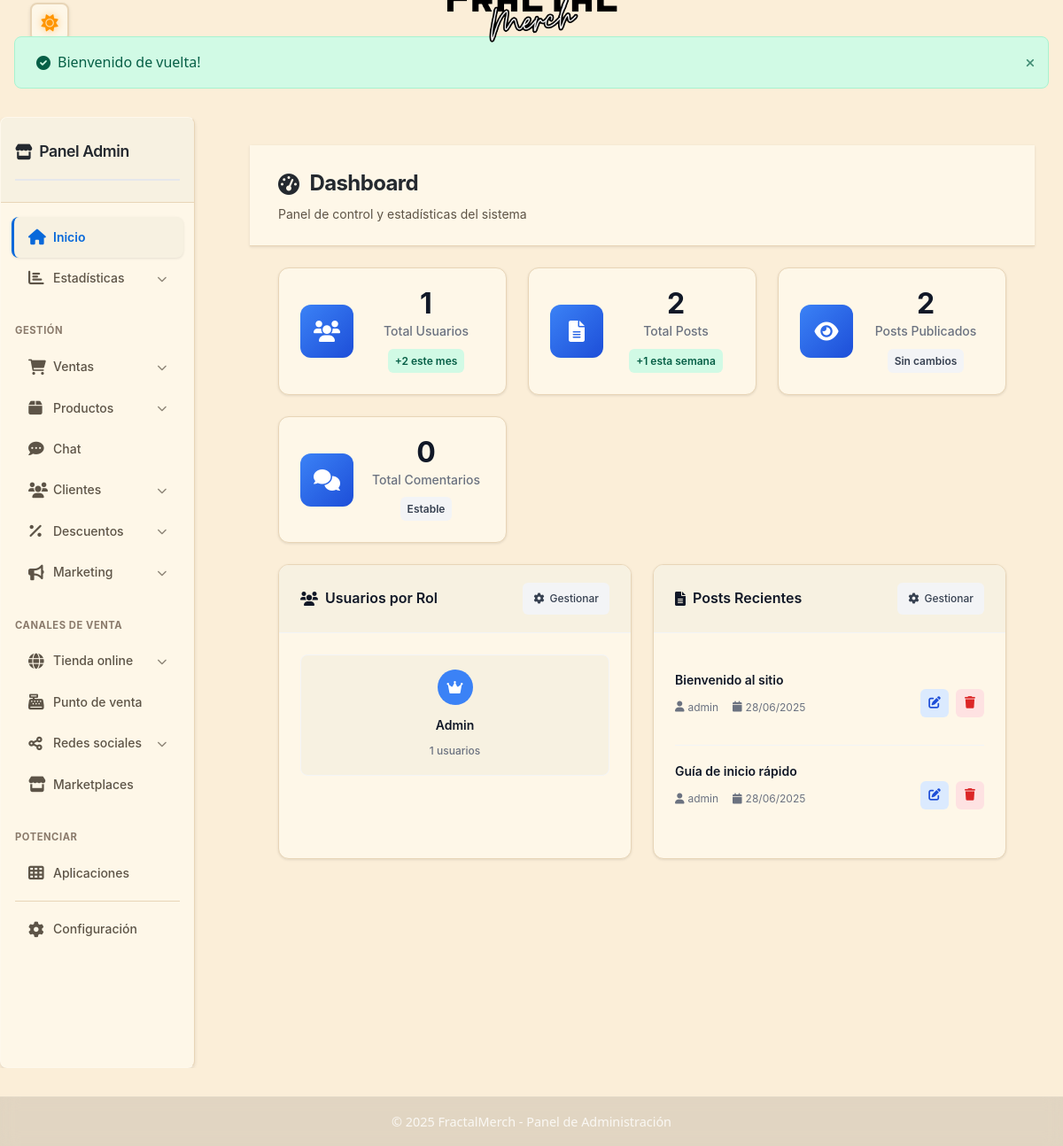
Page /admin/dashboard.php (signed in) on the committed database.
### tables this page shows
CREATE TABLE posts (
    id INT AUTO_INCREMENT PRIMARY KEY,
    title VARCHAR(200) NOT NULL,
    content TEXT NOT NULL,
    excerpt TEXT,
    user_id INT NOT NULL,
    category_id INT,
    status ENUM('draft', 'published', 'archived') DEFAULT 'draft',
    views INT DEFAULT 0,
    created_at TIMESTAMP DEFAULT CURRENT_TIMESTAMP,
    updated_at TIMESTAMP DEFAULT CURRENT_TIMESTAMP ON UPDATE CURRENT_TIMESTAMP,
    FOREIGN KEY (user_id) REFERENCES users(id) ON DELETE CASCADE,
    FOREIGN KEY (category_id) REFERENCES categories(id) ON DELETE SET NULL
);

CREATE TABLE users (
    id INT AUTO_INCREMENT PRIMARY KEY,
    username VARCHAR(50) UNIQUE NOT NULL,
    email VARCHAR(100) UNIQUE NOT NULL,
    password VARCHAR(255) NOT NULL,
    role ENUM('admin', 'moderator', 'user') DEFAULT 'user',
    avatar VARCHAR(255) DEFAULT NULL,
    bio TEXT DEFAULT NULL,
    created_at TIMESTAMP DEFAULT CURRENT_TIMESTAMP,
    updated_at TIMESTAMP DEFAULT CURRENT_TIMESTAMP ON UPDATE CURRENT_TIMESTAMP
);

### admin/dashboard.php (the view, shortened to what this page needs)
<?php
require_once '../includes/functions.php';
$stats = [];
$stmt = $pdo->query("SELECT COUNT(*) FROM users");
$stats['total_users'] = $stmt->fetchColumn();
$stmt = $pdo->query("SELECT COUNT(*) FROM posts");
$stats['total_posts'] = $stmt->fetchColumn();
$stmt = $pdo->query("SELECT COUNT(*) FROM posts WHERE status = 'published'");
$stats['published_posts'] = $stmt->fetchColumn();
$stmt = $pdo->query("SELECT COUNT(*) FROM comments");
$stats['total_comments'] = $stmt->fetchColumn();
$stmt = $pdo->query("SELECT COUNT(*) FROM comments WHERE status = 'pending'");
$stats['pending_comments'] = $stmt->fetchColumn();
$stmt = $pdo->query("SELECT role, COUNT(*) as count FROM users GROUP BY role");
$users_by_role = $stmt->fetchAll();
$stmt = $pdo->query("SELECT p.*, u.username FROM posts p JOIN users u ON p.user_id = u.id ORDER BY p.created_at DESC LIMIT 5");
$recent_posts = $stmt->fetchAll();
include 'admin-dashboard-header.php';
?>
<link rel="stylesheet" href="../assets/css/style.css?v=<?php echo time(); ?>">
<div class="modern-admin-container">
    <?php include 'includes/admin-sidebar.php'; ?>
    <div class="modern-admin-main">
        <div class="admin-header">
            <div class="header-title">
                <h1><i class="fas fa-tachometer-alt"></i> Dashboard</h1>
                <p>Panel de control y estadísticas del sistema</p>
            </div>
        </div>
        <div class="dashboard-stats">
            <div class="stat-card">
                <div class="stat-icon">
                    <i class="fas fa-users"></i>
                </div>
                <div class="stat-content">
                    <h3><?php echo $stats['total_users']; ?></h3>
                    <p>Total Usuarios</p>
                    <span class="stat-trend positive">+2 este mes</span>
                </div>
            </div>
            <div class="stat-card">
                <div class="stat-icon">
                    <i class="fas fa-file-alt"></i>
                </div>
                <div class="stat-content">
                    <h3><?php echo $stats['total_posts']; ?></h3>
                    <p>Total Posts</p>
                    <span class="stat-trend positive">+1 esta semana</span>
                </div>
            </div>
            <div class="stat-card">
                <div class="stat-icon">
                    <i class="fas fa-eye"></i>
                </div>
                <div class="stat-content">
                    <h3><?php echo $stats['published_posts']; ?></h3>
                    <p>Posts Publicados</p>
                    <span class="stat-trend neutral">Sin cambios</span>
                </div>
            </div>
            <div class="stat-card">
                <div class="stat-icon">
                    <i class="fas fa-comments"></i>
                </div>
                <div class="stat-content">
                    <h3><?php echo $stats['total_comments']; ?></h3>
                    <p>Total Comentarios</p>
                    <span class="stat-trend neutral">Estable</span>
                </div>
            </div>
        </div>
        <div class="dashboard-sections">
            <div class="dashboard-section">
                <div class="section-header">
                    <h3><i class="fas fa-users"></i> Usuarios por Rol</h3>
                    <div class="section-actions">
                        <a href="manage-users.php" class="btn-secondary">
                            <i class="fas fa-cog"></i> Gestionar
                        </a>
                    </div>
                </div>
                <div class="users-grid">
                    <?php foreach ($users_by_role as $role_data): ?>
                        <div class="user-role-card">
                            <div class="role-icon">
                                <i class="fas fa-<?php echo $role_data['role'] === 'admin' ? 'crown' : ($role_data['role'] === 'moderator' ? 'shield-alt' : 'user'); ?>"></i>
                            </div>
                            <div class="role-info">
                                <h4><?php echo ucfirst($role_data['role']); ?></h4>
                                <span class="role-count"><?php echo $role_data['count']; ?> usuarios</span>
                            </div>
                        </div>
                    <?php endforeach; ?>
                </div>
            </div>
            <div class="dashboard-section">
                <div class="section-header">
                    <h3><i class="fas fa-file-alt"></i> Posts Recientes</h3>
                    <div class="section-actions">
                        <a href="manage-posts.php" class="btn-secondary">
                            <i class="fas fa-cog"></i> Gestionar
                        </a>
                    </div>
                </div>
                <div class="posts-list">
                    <?php if (empty($recent_posts)): ?>
                        <div class="empty-state">
                            <i class="fas fa-file-alt"></i>
                            <p>No hay posts recientes</p>
                            <a href="../create-post.php" class="btn-primary">
                                <i class="fas fa-plus"></i> Crear Post
                            </a>
                        </div>
                    <?php else: ?>
                        <?php foreach ($recent_posts as $post): ?>
                            <div class="post-item">
                                <div class="post-content">
                                    <h4><a href="../post.php?id=<?php echo $post['id']; ?>"><?php echo htmlspecialchars($post['title']); ?></a></h4>
                                    <div class="post-meta">
                                        <span class="author">
                                            <i class="fas fa-user"></i> <?php echo htmlspecialchars($post['username']); ?>
                                        </span>
                                        <span class="date">
                                            <i class="fas fa-calendar"></i> <?php echo date('d/m/Y', strtotime($post['created_at'])); ?>
                                        </span>
                                    </div>
                                </div>
                                <div class="post-actions">
                                    <a href="../edit-post.php?id=<?php echo $post['id']; ?>" class="action-btn edit-btn">
                                        <i class="fas fa-edit"></i>
                                    </a>
                                    <a href="../delete-post.php?id=<?php echo $post['id']; ?>" class="action-btn delete-btn" onclick="return confirm('¿Confirmar eliminación?')">
                                        <i class="fas fa-trash"></i>
                                    </a>
                                </div>
                            </div>
                        <?php endforeach; ?>
                    <?php endif; ?>
                </div>
            </div>
        </div>
    </div>
</div>
<footer class="admin-footer">
    <div class="container">
        <p>&copy; 2025 <?php echo SITE_NAME; ?> - Panel de Administración</p>
    </div>
</footer>
</body>
</html>

### admin/admin-dashboard-header.php (style rules this page uses)
.admin-body { background: linear-gradient(135deg, #667eea 0%, #764ba2 100%); min-height: 100vh; transition: all 0.3s ease; }
.container { max-width: 1200px; margin: 0 auto; padding: 0 1rem; }
.stat-card { background: white; padding: 1.5rem; border-radius: 12px; text-align: center; box-shadow: 0 4px 6px rgba(0,0,0,0.05); border: 1px solid #e5e7eb; transition: all 0.3s ease; }
.stat-card h3 { font-size: 2.5rem; font-weight: bold; color: #667eea; margin: 0 0 0.5rem 0; }
.stat-card p { color: #6b7280; margin: 0; font-weight: 500; }

### admin/dashboard.php (style rules this page uses)
.admin-footer { background: rgba(0,0,0,0.1); backdrop-filter: blur(10px); color: rgba(255,255,255,0.8); text-align: center; padding: 1rem 0; margin-top: 2rem; border-top: 1px solid rgba(255,255,255,0.1); }
.admin-footer p { margin: 0; font-size: 0.9rem; }

### rows in the picture
posts: user "1", id "2", views "0", title "Guía de inicio rápido", user.username "admin", created_at "28/06/2025"
posts: title "Bienvenido al sitio", user.username "admin", created_at "28/06/2025"

### other values in the picture
$flash_message['message'] "Bienvenido de vuelta!"
$role_data['role'] "Admin"
$role_data['count'] "1"
SITE_NAME "FractalMerch"
